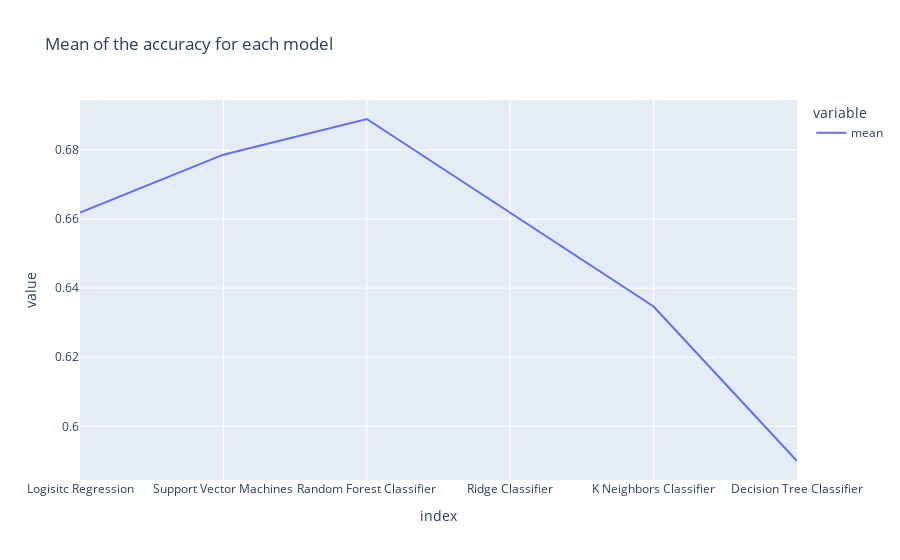

Notebook source saved alongside this figure:
### Code cell
fig = px.line(df_mean, title='Mean of the accuracy for each model')
fig.show()

### Figure 1 — Plotly figure (JSON) as saved in the notebook; plotly's stock layout.template omitted (floating-point values rounded to 4 significant figures)
{"data": [{"hovertemplate": "variable=mean<br>index=%{x}<br>value=%{y}<extra></extra>", "legendgroup": "mean", "line": {"color": "#636efa", "dash": "solid"}, "marker": {"symbol": "circle"}, "mode": "lines", "name": "mean", "orientation": "v", "showlegend": true, "type": "scatter", "x": ["Logisitc Regression", "Support Vector Machines", "Random Forest Classifier", "Ridge Classifier", "K Neighbors Classifier", "Decision Tree Classifier"], "xaxis": "x", "y": [0.6619, 0.6787, 0.689, 0.6618, 0.6347, 0.59], "yaxis": "y"}], "layout": {"legend": {"title": {"text": "variable"}, "tracegroupgap": 0}, "title": {"text": "Mean of the accuracy for each model"}, "xaxis": {"anchor": "y", "domain": [0, 1], "title": {"text": "index"}}, "yaxis": {"anchor": "x", "domain": [0, 1], "title": {"text": "value"}}}}
